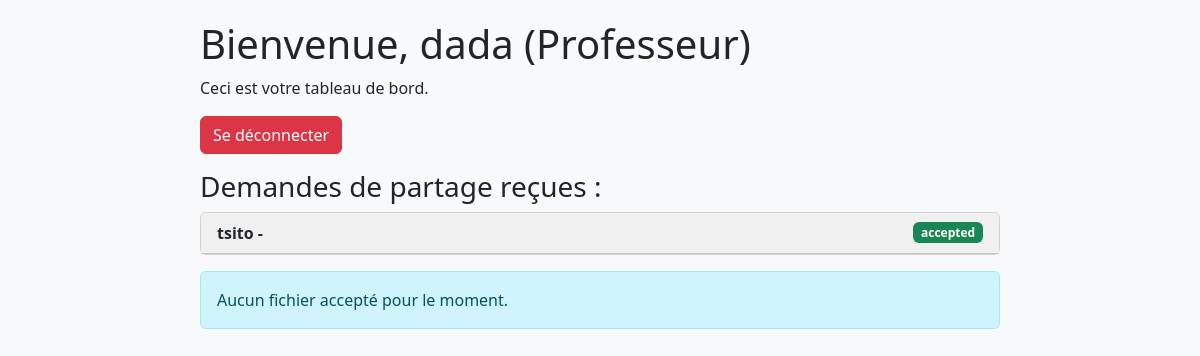
The app's page /ged/prof/dashboard/ (signed in), older data.
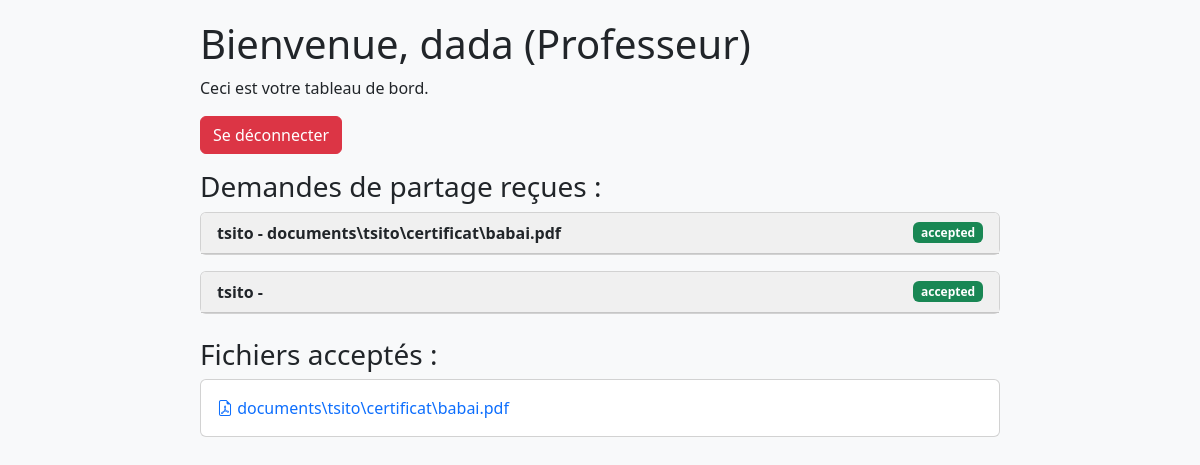
The same page, newer data.
### app/models.py (models this page shows, shortened)
class CustomUser(AbstractUser):
    ROLE_CHOICES = [
        ('admin', 'Administrateur'),
        ('prof', 'Professeur'),
        ('secretariat', 'Secrétariat'),
        ('etudiant', 'Étudiant'),
    ]
    role = models.CharField(max_length=20, choices=[('etudiant', 'Étudiant'), ('prof', 'Professeur')], default='etudiant')
    photo = models.ImageField(upload_to="photos_utilisateurs/", blank=True, null=True)

class DocumentSharingRequest(models.Model):
    document = models.ForeignKey(Document, on_delete=models.CASCADE, null=True, blank=True)
    sender = models.ForeignKey(settings.AUTH_USER_MODEL, on_delete=models.CASCADE, related_name='sent_requests')
    receiver = models.ForeignKey(settings.AUTH_USER_MODEL, on_delete=models.CASCADE, related_name='received_requests')
    created_at = models.DateTimeField(auto_now_add=True)
    status = models.CharField(
        max_length=20,
        choices=[('pending', 'En attente'), ('accepted', 'Accepté'), ('rejected', 'Rejeté')],
        default='pending'
    )

class Document(models.Model):
    TYPE_CHOICES = [
        ('releve', 'Relevé de notes'),
        ('certificat', 'Certificat de scolarité'),
        ('attestation', 'Attestation'),
        ('cv', 'CV'),
        ('paiement', 'Justificatif de paiement'),
        ('facture', 'Facture'),
        ('autre', 'Autre'),
    ]
    type_document = models.CharField(max_length=20, choices=TYPE_CHOICES)
    fichier = models.FileField(upload_to="documents/")
    date_ajout = models.DateTimeField(auto_now_add=True)
    etudiant = models.ForeignKey(
        Etudiant,
        on_delete=models.CASCADE,
        null=True,
        blank=True,
        help_text="Laisser vide si le document ne concerne pas un étudiant"
    )
    uploaded_by = models.ForeignKey(
        CustomUser,
        on_delete=models.SET_NULL,
        null=True,
        blank=True,
        help_text="Utilisateur ayant ajouté ce document"
    )

### app/views.py (the view, shortened to what this page needs)
# urls.py: path('prof/dashboard/', views.profs_dashboard, name='prof_dashboard'),
@login_required
def profs_dashboard(request):
    if request.user.role != 'prof':
        return HttpResponseForbidden("Accès refusé : seuls les professeurs peuvent accéder à cette page.")
    sharing_requests = DocumentSharingRequest.objects.select_related('document').filter(receiver=request.user).order_by('-created_at')
    accepted_files = [
        {
            'url': req.document.fichier.url,
            'name': os.path.basename(req.document.fichier.name)
        }
        for req in sharing_requests if req.status == 'accepted' and req.document and req.document.fichier
    ]
    return render(request, 'app/prof_dashboard.html', {
        'user': request.user,
        'request': request,
        'sharing_requests': sharing_requests,
        'accepted_files': accepted_files,
        'media_url': settings.MEDIA_URL,
    })

### app/templates/app/prof_dashboard.html (shortened to what this page needs)
<!DOCTYPE html>
<html lang="fr">
<head>
    <link rel="stylesheet" href="https://cdn.jsdelivr.net/npm/bootstrap-icons@1.10.5/font/bootstrap-icons.css">
    <link href="https://cdn.jsdelivr.net/npm/bootstrap@5.3.0/dist/css/bootstrap.min.css" rel="stylesheet">
</head>
<body>
    <div class="dashboard-container">
        <h1>Bienvenue, {{ user.username }} (Professeur)</h1>
        <p>Ceci est votre tableau de bord.</p>
        <form action="{% url 'logout' %}" method="post" class="mb-3">
            <button type="submit" class="btn btn-danger">Se déconnecter</button>
        </form>
        {% if sharing_requests %}
            <div class="file-list">
                <h3>Demandes de partage reçues :</h3>
                {% for request in sharing_requests %}
                    <div class="card mb-3">
                        <div class="card-header d-flex justify-content-between align-items-center">
                            <strong>{{ request.sender.username }} - {{ request.document.fichier.name }}</strong>
                            <span class="badge bg-{% if request.status == 'accepted' %}success{% elif request.status == 'rejected' %}danger{% else %}warning{% endif %}">{{ request.status }}</span>
                        </div>
                    </div>
                {% endfor %}
            </div>
        {% else %}
            <div class="alert alert-info">Aucune demande de partage en attente.</div>
        {% endif %}
        {% if accepted_files %}
            <div class="file-list mt-4">
                <h3>Fichiers acceptés :</h3>
                {% for file in accepted_files %}
                <div class="card mb-3">
                    <div class="card-body">
                        <a href="{{ file.url }}" target="_blank" class="text-decoration-none">
                            <i class="bi bi-file-earmark-pdf"></i> {{ file.name }}
                        </a>
                    </div>
                </div>
                {% endfor %}
            </div>
        {% else %}
            <div class="alert alert-info">Aucun fichier accepté pour le moment.</div>
        {% endif %}
    </div>
</body>
</html>

### app/templates/app/prof_dashboard.html (style rules this page uses)
body { background-color: #f8f9fa; padding: 20px; }
.dashboard-container { max-width: 800px; margin: auto; }
.card-header { background-color: #f0f0f0; }

Row changes from the older to the newer data that the page shows:
added DocumentSharingRequest: sender.username "tsito", document.fichier.name "documents\\tsito\\certificat\\babai.pdf", status "accepted"
now on this page (row unchanged): Document: name "documents\\tsito\\certificat\\babai.pdf"
Text that changed along with them:
text no longer shown: "Aucun fichier accepté pour le moment."
text now shown: "Fichiers acceptés :"
